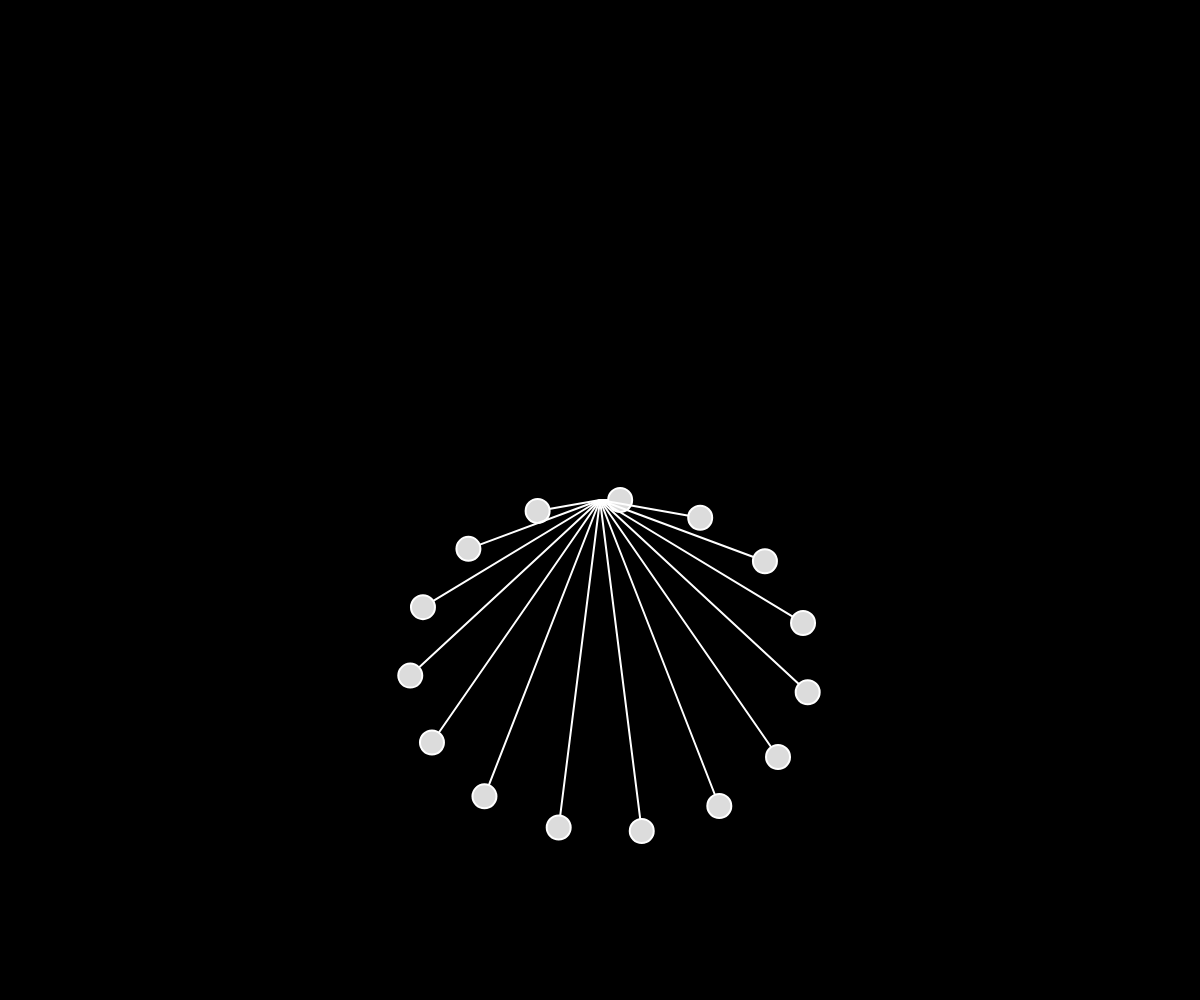
Frame 1 (no input)
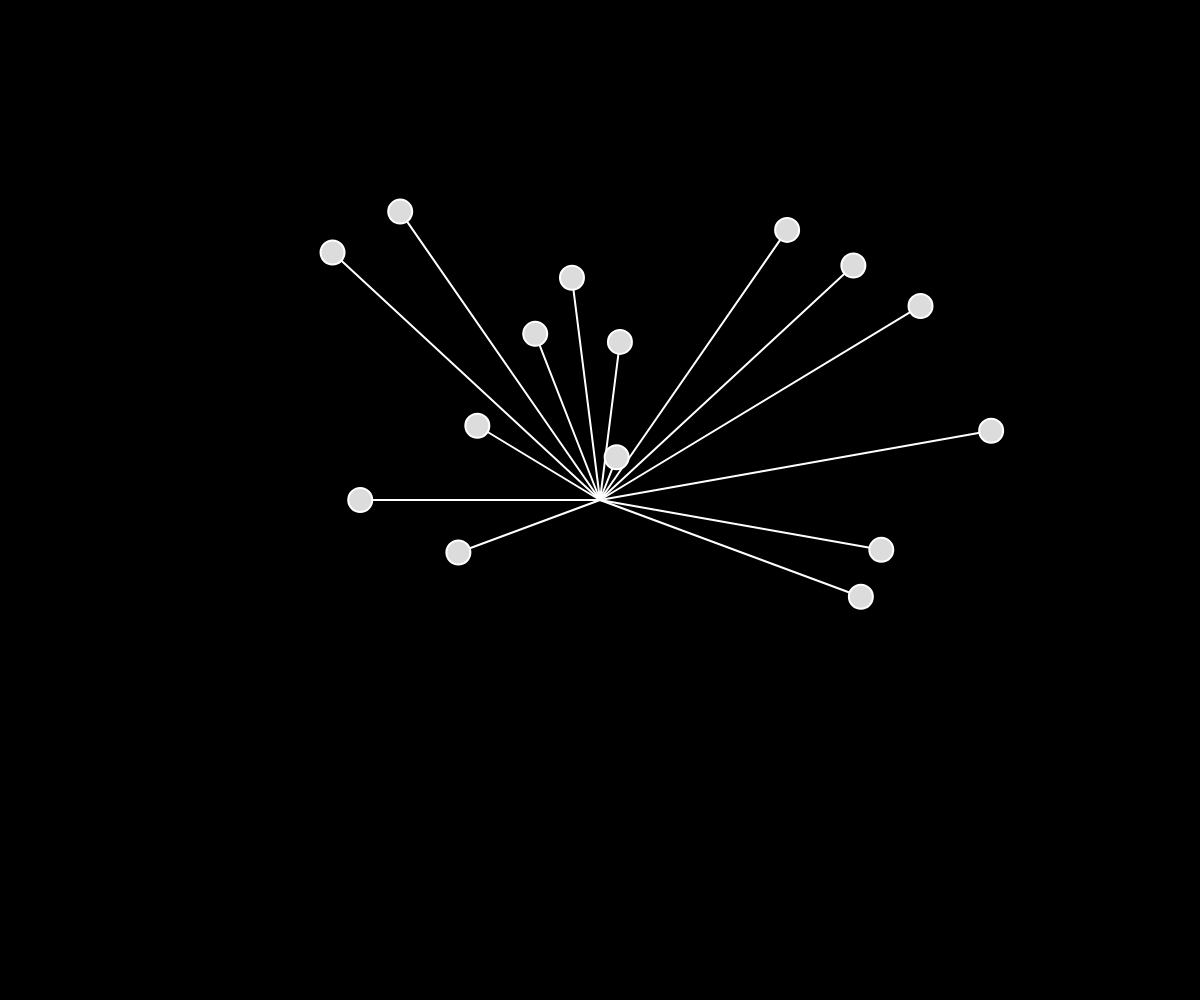
Frame 60 (no input)
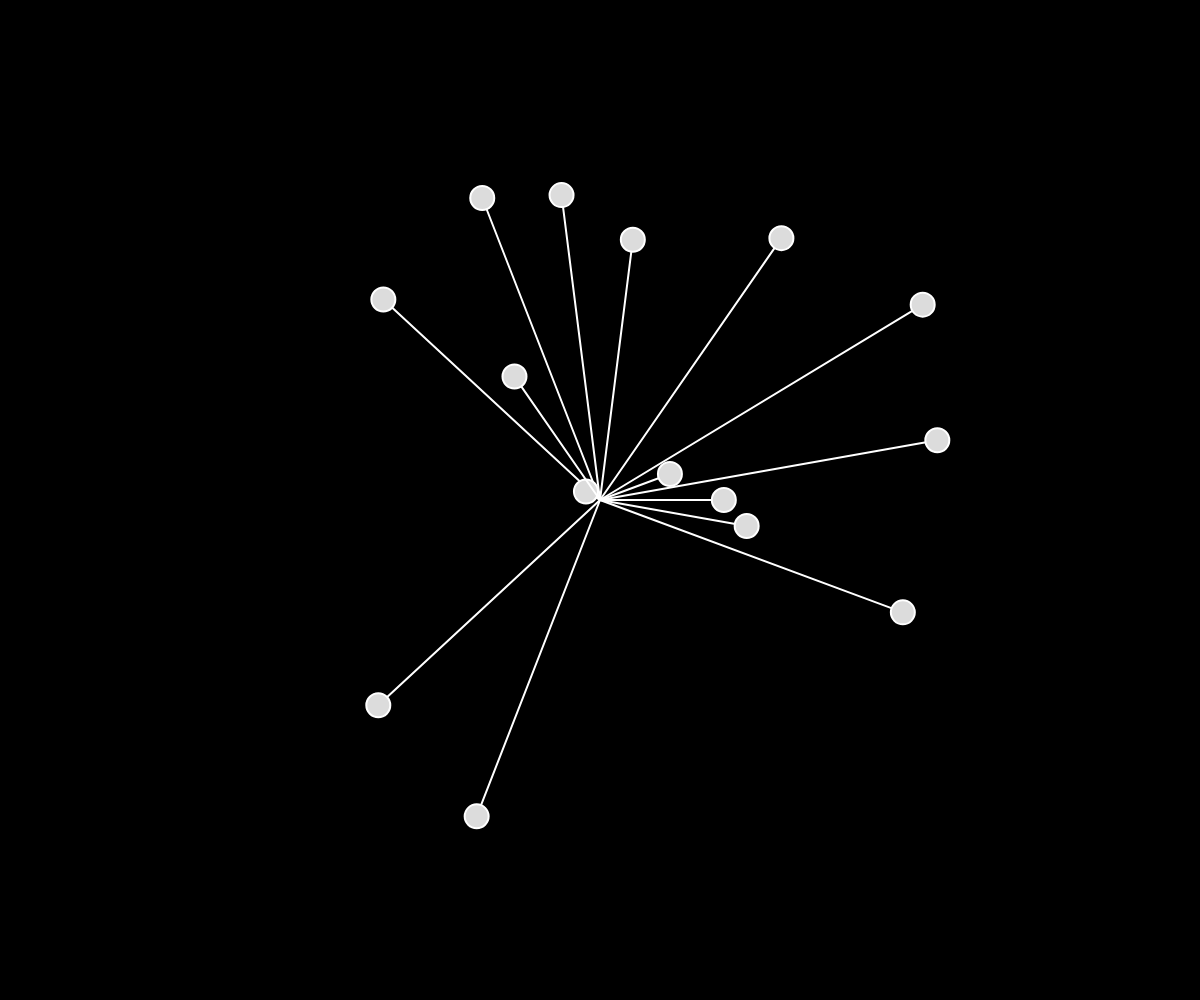
Frame 120 (the mouse pressed at the canvas centre since frame 60)

The p5.js sketch that drew these frames (run headless with seeded random() and noise() and a simulated clock; from frame 60 on, the mouse is pressed at the canvas centre):

// p5.js sketch
// ── sketch.js
let movers = [];
let total = 15;

function setup() {
  createCanvas(windowWidth, windowHeight);
  for (let i = 0; i < total; i++) {
    movers.push(new Oscillator(i, total));
  }
}

function draw() {
  background(0);
  for (let mover of movers) {
    mover.update();
    mover.show();
  }
}
// ── oscillator.js
class Oscillator {
  constructor(index, total) {
    this.index = index;
    this.angle = (TWO_PI / total) * this.index; // Angle initial
    this.angleVelocity = 0.05; // Vitesse initiale de l'oscillation
    this.angularAcceleration = random(-0.001, 0.001); //  Accélération angulaire aléatoire
    this.amplitude = createVector(width / 3, height / 3);

    // Position de départ sur un cercle
    let angleOffset = (TWO_PI / total) * this.index;
    this.position = createVector(cos(angleOffset), sin(angleOffset));
  }

  update() {
    this.angleVelocity += this.angularAcceleration; //  Appliquer l'accélération
    this.angle += this.angleVelocity; //  Mettre à jour l'angle

    // Ajouter une légère limite à l'angleVelocity pour éviter qu'il ne devienne trop grand
    this.angleVelocity = constrain(this.angleVelocity, -0.1, 0.1);
  }

  show() {
    // Oscillation synchronisée
    let x = this.position.x * this.amplitude.x * sin(this.angle);
    let y = this.position.y * this.amplitude.y * sin(this.angle);

    push();
    translate(width / 2, height / 2);
    stroke(255);
    strokeWeight(2);
    line(0, 0, x, y);
    fill(220);
    circle(x, y, 24);
    pop();
  }
}
